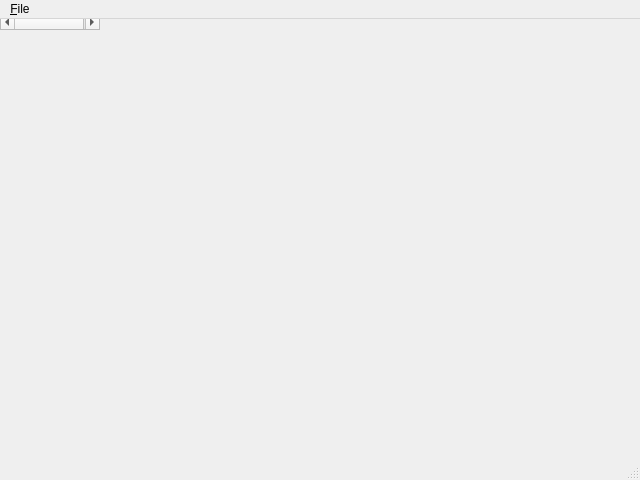
<?xml version="1.0" encoding="UTF-8"?>
<ui version="4.0">
 <class>MainWindow</class>
 <widget class="QMainWindow" name="MainWindow">
  <property name="geometry">
   <rect>
    <x>0</x>
    <y>0</y>
    <width>640</width>
    <height>480</height>
   </rect>
  </property>
  <property name="windowTitle">
   <string>FwJsonViewer</string>
  </property>
  <widget class="QTreeWidget" name="centralwidget">
   <column>
    <property name="text">
     <string notr="true">1</string>
    </property>
   </column>
  </widget>
  <widget class="QMenuBar" name="menubar">
   <property name="geometry">
    <rect>
     <x>0</x>
     <y>0</y>
     <width>640</width>
     <height>25</height>
    </rect>
   </property>
   <widget class="QMenu" name="menu_File">
    <property name="title">
     <string>&amp;File</string>
    </property>
    <addaction name="actionOpen"/>
    <addaction name="separator"/>
    <addaction name="actionE_xit"/>
   </widget>
   <addaction name="menu_File"/>
  </widget>
  <widget class="QStatusBar" name="statusbar"/>
  <action name="actionOpen">
   <property name="text">
    <string>&amp;Open</string>
   </property>
   <property name="font">
    <font>
     <family>Droid Sans</family>
     <pointsize>12</pointsize>
    </font>
   </property>
   <property name="shortcut">
    <string>Ctrl+O</string>
   </property>
  </action>
  <action name="actionE_xit">
   <property name="text">
    <string>E&amp;xit</string>
   </property>
  </action>
 </widget>
 <resources/>
 <connections>
  <connection>
   <sender>actionOpen</sender>
   <signal>triggered()</signal>
   <receiver>MainWindow</receiver>
   <slot>open()</slot>
   <hints>
    <hint type="sourcelabel">
     <x>-1</x>
     <y>-1</y>
    </hint>
    <hint type="destinationlabel">
     <x>319</x>
     <y>239</y>
    </hint>
   </hints>
  </connection>
 </connections>
</ui>
